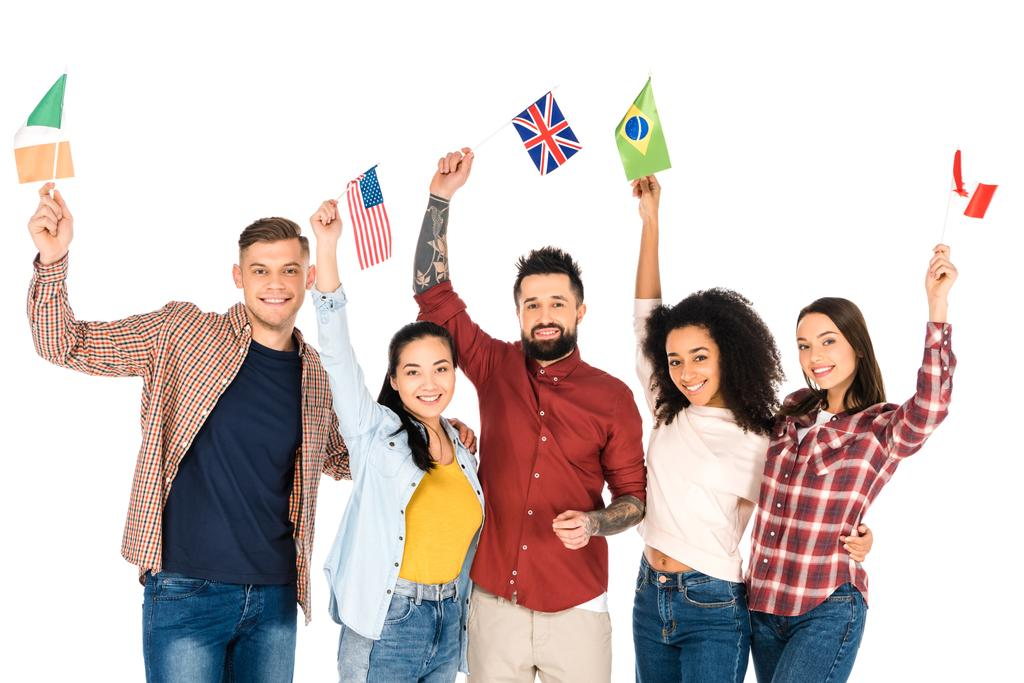
#> input picture import/resim.jpg, 1024 x 683 px
$ python yuztespit.py
#> lines starting #> are read from the running program, lines starting #| are printed output that depends on the picture; after the words box and inside, x2 and y2 are one past the last pixel; in counts of white or black regions, pixels touching at a corner belong together

import cv2
import numpy

img= cv2.imread("resim.jpg")
#> img is the input picture: shape (683, 1024, 3); mean B, G, R 194.3, 196.8, 209
face_cascade= cv2.CascadeClassifier("haarcascade_frontalface_default.xml")
gray_scale= cv2.cvtColor(img,  cv2.COLOR_BGR2GRAY)
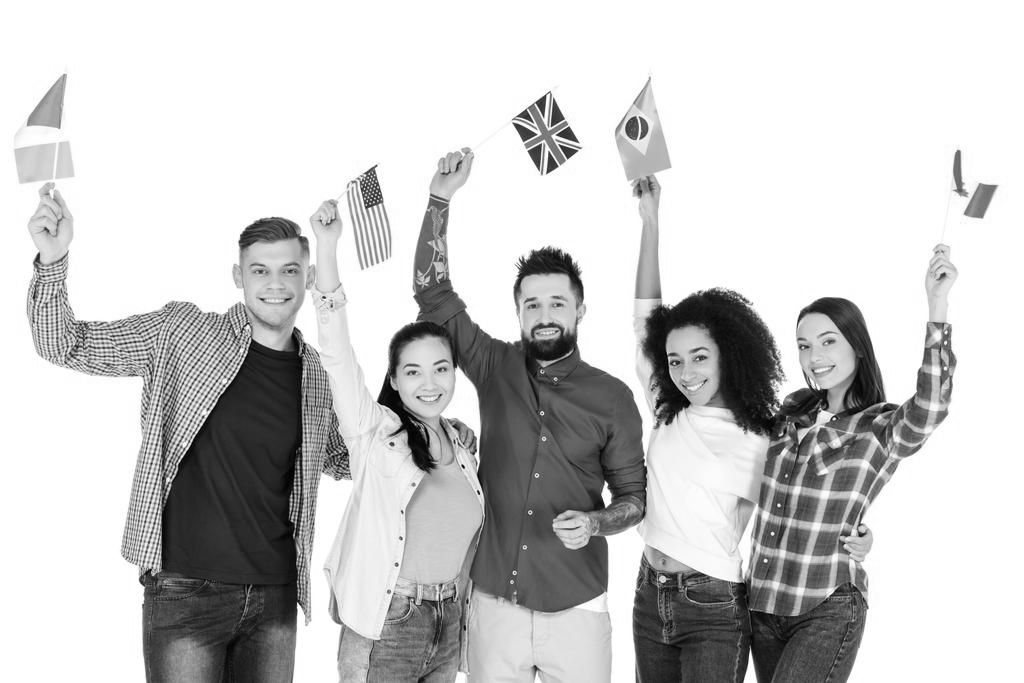
#> gray_scale: shape (683, 1024); min 0, max 255, mean 200.1
faces = face_cascade.detectMultiScale(gray_scale,1.2,5)
#> faces = [[237, 244, 77, 77], [654, 331, 71, 71], [390, 343, 73, 73], [511, 277, 72, 72], [784, 319, 69, 69]]

for(x,y,w,h) in faces:
    cv2.rectangle(img, (x,y) , (x+w,y+h) , (178,102,255), 4)
#> this loop made 5 passes
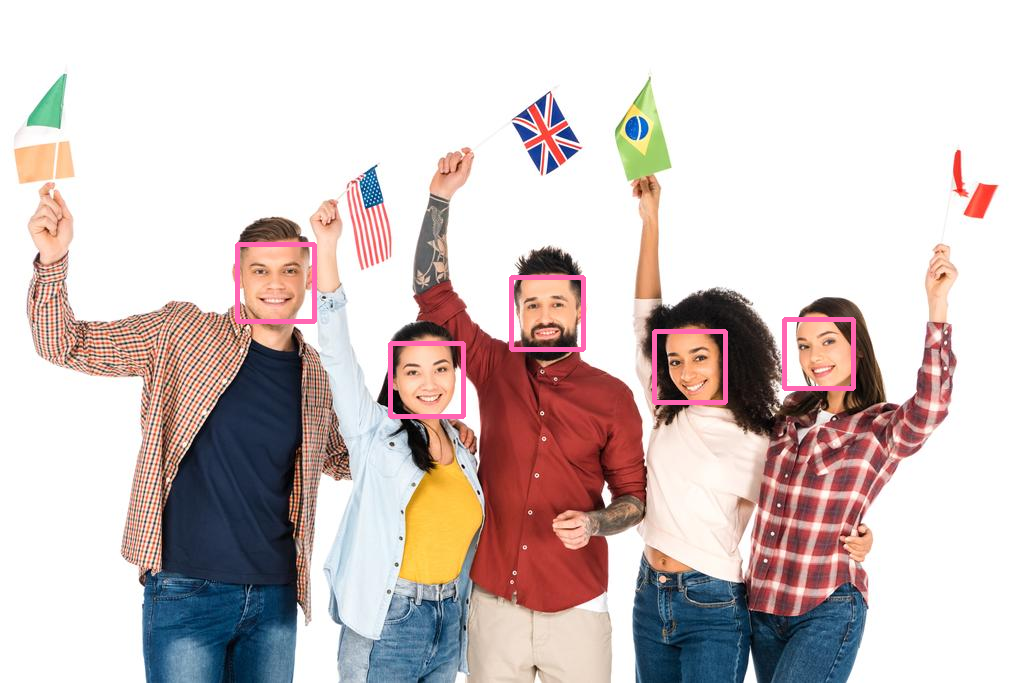
#> img: shape (683, 1024, 3); 1.03% of pixels changed, all inside (x1, y1, x2, y2) = (235, 242, 856, 419)

cv2.imshow("baslik", img)
cv2.waitKey(0)
cv2.destroyAllWindows()
